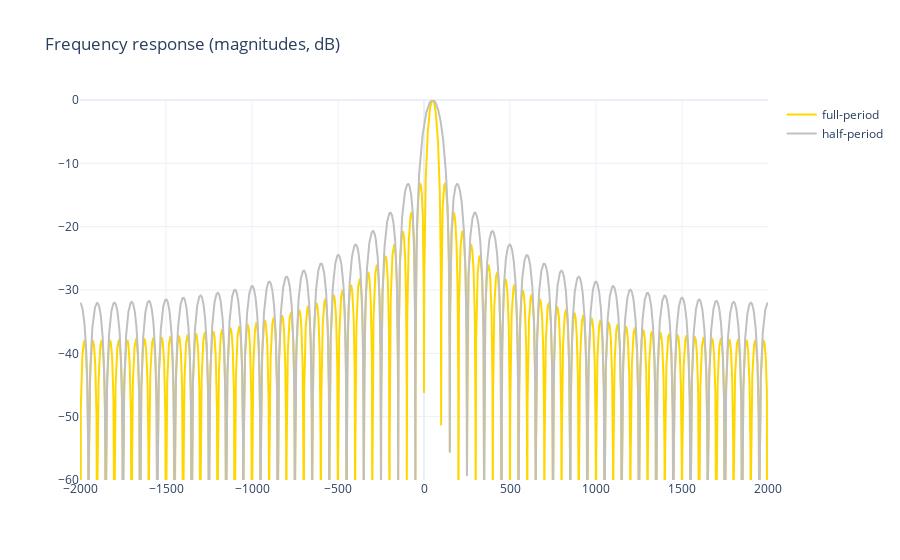
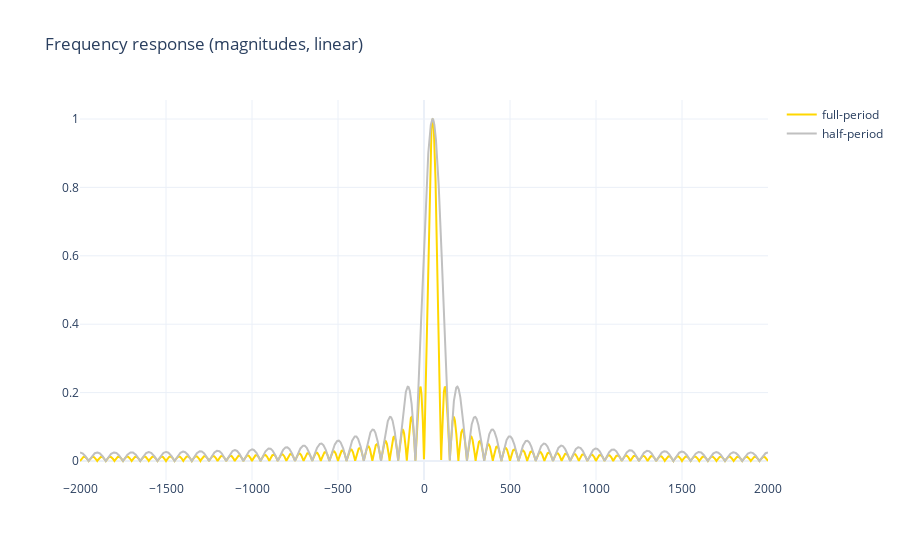

The notebook cell these images were saved under, in order:
### Code cell
N_points = 2**13
omega = np.linspace(-pi,pi,N_points)
freqs = omega/(2*pi)*fs
FR_full = np.zeros(N_points,dtype=np.complex128)
FR_half = np.zeros(N_points,dtype=np.complex128)
for i, w in enumerate(omega):
    FR_full[i] = sum(h_full[k]/2 * np.exp(-1j*w*k) for k in range(len(h_full)))
    FR_half[i] = sum(h_half[k]/2 * np.exp(-1j*w*k) for k in range(len(h_half)))

fig = go.Figure()
fig.add_trace(go.Scatter(x=freqs,y=20*np.log10(np.abs(FR_full)), name="full-period", line=dict(color="gold")))
fig.add_trace(go.Scatter(x=freqs,y=20*np.log10(np.abs(FR_half)), name="half-period", line=dict(color="silver")))
fig.update_layout(title="Frequency response (magnitudes, dB)", template="plotly_white")
fig.update_yaxes(range=[-60,0])
fig.show()

fig = go.Figure()
fig.add_trace(go.Scatter(x=freqs,y=np.abs(FR_full), name="full-period", line=dict(color="gold")))
fig.add_trace(go.Scatter(x=freqs,y=np.abs(FR_half), name="half-period", line=dict(color="silver")))
fig.update_layout(title="Frequency response (magnitudes, linear)", template="plotly_white")
fig.show()

### Figure 1 — Plotly figure (JSON) as saved in the notebook; plotly's stock layout.template omitted (floating-point values rounded to 4 significant figures; data arrays with more than 128 entries replaced by an {"elided": "..."} marker saying what was removed)
{"data": [{"line": {"color": "gold"}, "name": "full-period", "type": "scatter", "x": {"elided": "8192 float values"}, "y": {"elided": "8192 float values"}}, {"line": {"color": "silver"}, "name": "half-period", "type": "scatter", "x": {"elided": "8192 float values"}, "y": {"elided": "8192 float values"}}], "layout": {"title": {"text": "Frequency response (magnitudes, dB)"}, "yaxis": {"range": [-60, 0]}}}

### Figure 2 — Plotly figure (JSON) as saved in the notebook; plotly's stock layout.template omitted (floating-point values rounded to 4 significant figures; data arrays with more than 128 entries replaced by an {"elided": "..."} marker saying what was removed)
{"data": [{"line": {"color": "gold"}, "name": "full-period", "type": "scatter", "x": {"elided": "8192 float values"}, "y": {"elided": "8192 float values"}}, {"line": {"color": "silver"}, "name": "half-period", "type": "scatter", "x": {"elided": "8192 float values"}, "y": {"elided": "8192 float values"}}], "layout": {"title": {"text": "Frequency response (magnitudes, linear)"}}}
